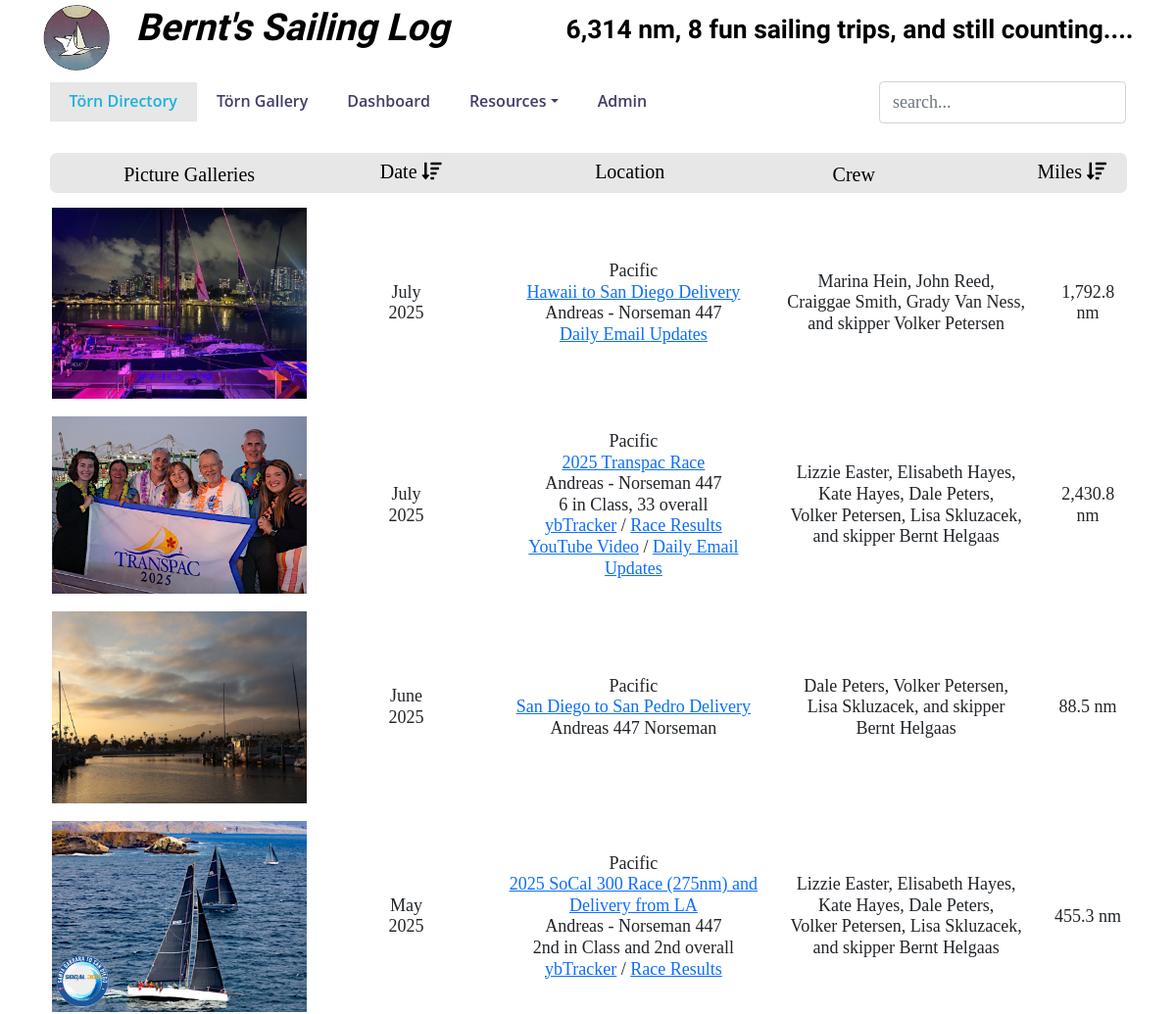
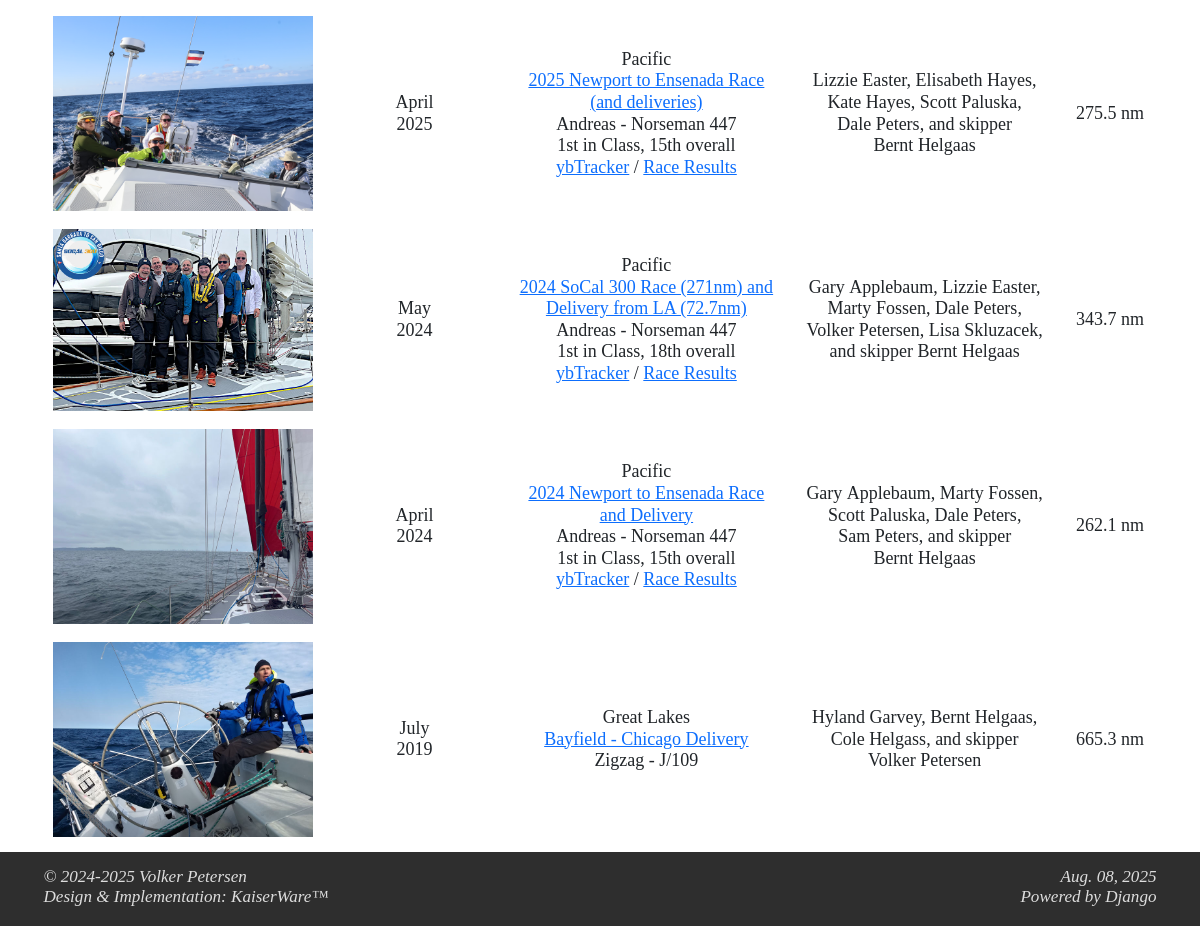
The page / on the database its author committed (2 pictures, top to bottom).
### toerns/models.py (models this page shows, shortened)
class toerndirectory(models.Model):
    geoChoices = (
        ('Atlantic', u'Atlantic'),
        ('Baltic', u'Baltic'),
        ('Caribbean', u'Caribbean'),
        ('Coratia', u'Croatia'),
        ('Great Lakes', u'Great Lakes'),
        ('Pacific', u'Pacific')
    )
    id = models.AutoField(primary_key=True)
    startDate = models.DateField(help_text="date in YYYY-MM-DD format")
    endDate = models.DateField(help_text="date in YYYY-MM-DD format")
    destination = models.CharField(blank=True, null=True, max_length=150)
    georegion = models.CharField(blank=True, null=True, max_length=40, choices=geoChoices,
                                 help_text="Atlantic, Baltic, Caribbean, Croatia, Great Lakes, Pacific")
    maptable = models.CharField(blank=True, null=True, max_length=100,
                                help_text="name of the Google Maps waypoints table")
    boat = models.CharField(blank=True, null=True, max_length=810)
    miles = models.DecimalField(null=True, max_digits=8, decimal_places=2)
    daysAtSea = models.IntegerField()
    skipper = models.ManyToManyField(CrewMembers, blank=True, related_name='skipperToern')
    crew = models.ManyToManyField(CrewMembers, blank=True, related_name='crewToern')
    image = models.CharField(blank=True, null=True, max_length=100)
    picturelink = models.CharField(blank=True, null=True, max_length=200)
    class Meta:
        managed = True
        db_table = "ToernDirectory"
        verbose_name_plural = 'Toern Directory'

class CrewMembers(models.Model):
    firstName = models.CharField(max_length=50)
    lastName = models.CharField(max_length=50)
    email = models.CharField(max_length=50, blank=True)
    skills = models.ManyToManyField(SailingSkills, blank=True)
    class Meta:
        managed = True
        db_table = "CrewMembers"
        verbose_name_plural = 'Crew Members'
        ordering = ['lastName', 'firstName']

### toerns/views.py (the view)
# urls.py: re_path(r"^$", views.index, name="Directory"),
def index(request):
    return render(request, "toerns/index.html",
                  context=fetchContent(request, route="all"))

### toerns/templatetags/custom_filter.py (called while the page is built)
@register.filter(name='multi_replace')
def multi_replace(value, arg):
    replacements = arg.split(',')
    for old, new in zip(replacements[::2], replacements[1::2]):
        value = value.replace(old, new)
    return value

### templates/toerns/index.html (shortened to what this page needs)
{% extends "toerns/header.html" %}
{% load static %}
{% load humanize %}
{% load custom_filter %}
{% block content %}
    <div class="container">
		<div class="row">
			<div id="trip_table" class="col-12 table-responsive">
			<table id="toern_table" class="table table-hover borderless searchless no-footer display wrap" cellspacing="0">
			<tbody class="bodytext">
			{% for trip in trips %}
				{% with
					destination=trip.georegion|add:"<br /><a href='plotRoute/"|add:trip.maptable|add:"' target='_blank'>"|add:trip.destination|add:"</a>"
					yacht=trip.boat|multi_replace:"linefeed,<br>,openLink,<a,closeLink,</a>,pdf/,../static/pdf/,&#34;,'"
					img_caption=trip.destination
					img_error=" onerror='imgErrorTripPicture(this)' />"
				%}
				{% if is_mobile %}
				<tr class="bodytext">
					<td class="container responsive">
						<div class="row row-padding">
							<div class="col-12 no-padding">
								{% if trip.picturelink %}
									{% with
										picture1="<a href='"|add:trip.picturelink|add:"' target='_blank'><img class='img-fluid'"
										picture2=" border='0px' src='static/"|add:trip.image|add:"' title='Click here for all trip images!' alt='"|add:img_caption|add:"'"|add:img_error|add:"</a>"
									%}
									{{ picture1|safe }}{{ picture2|safe }}
									{% endwith %}
								{% else %}
									{% with
										picture1="<img class='img-fluid'"
										picture2=" border='0px' src='static/"|add:trip.image|add:"' title='Click here for all trip images!' alt='"|add:img_caption|add:"'"|add:img_error
									%}
									{{ picture1|safe }}{{ picture2|safe }}
									{% endwith %}
								{% endif %}
							</div>
						</div>
						<div class="row row-padding">
							<div class="col-2 no-padding">When:</div>
							<div class="col-10 no-padding">
								{{ trip.startDate|date:"F" }}&nbsp;{{ trip.startDate|date:"Y" }}
							</div>
						</div>
						<div class="row row-padding">
							<div class="col-2 no-padding">Where:</div>
							<div class="col-10 no-padding">
								{{ destination|safe }}<br />{{ yacht|safe }}
							</div>
						</div>
						<div class="row row-padding">
							<div class="col-2 no-padding">Who:</div>
							<div class="col-10 no-padding">
								{% for crew in trip.crew.all|dictsort:"lastName" %}
									{{ crew.firstName }}&nbsp;{{ crew.lastName }},
								{% endfor %}
								{% for skipper in trip.skipper.all %}
									and skipper {{ skipper.firstName }}&nbsp;{{ skipper.lastName }}
								{% endfor %}
							</div>
						</div>
						<div class="row row-padding">
							<div class="col-2 no-padding">Miles:</div>
							<div id="miles" class="col-10 no-padding">
								{{ trip.miles|floatformat:1|intcomma }} nm
							</div>
						</div>
						<div class="row row-padding">
							<div class="col-12 no-padding hr-rule"></div>
						</div>
					</td>
				</tr>
				{% else %}
				<tr class="bodytext">
					<td class="text-center col-3 align-middle">
						{% if trip.picturelink %}
							{% with
								picture1="<a href='"|add:trip.picturelink|add:"' target='_blank'><img class='img-fluid enlarge'"
								picture2=" border='0px' src='static/"|add:trip.image|add:"' title='Click here for all trip images!' alt='"|add:img_caption|add:"'"|add:img_error|add:"</a>"
							%}
							{{ picture1|safe }}{{ picture2|safe }}
							{% endwith %}
						{% else %}
							{% with
								picture1="<img class='img-fluid enlarge'"
								picture2=" border='0px' src='static/"|add:trip.image|add:"' title='No picture album available' alt='"|add:img_caption|add:"'"|add:img_error
							%}
							{{ picture1|safe }}{{ picture2|safe }}
							{% endwith %}
						{% endif %}
					</td>
					<td class="text-center col-2 align-middle">
						{{ trip.startDate|date:"F" }}<br>{{ trip.startDate|date:"Y" }}
					</td>
					<td class="text-center col-3 align-middle">
						{{ destination|safe }}<br />{{ yacht|safe }}
					</td>
					<td class="text-center col-3 align-middle">
						{% for crew in trip.crew.all|dictsort:"lastName" %}
							{{ crew.firstName }}&nbsp;{{ crew.lastName }},
						{% endfor %}
						{% for skipper in trip.skipper.all %}
							and skipper {{ skipper.firstName }}&nbsp;{{ skipper.lastName }}
						{% endfor %}
					</td>
					<td class="text-center col-1 align-middle" id="miles">
						{{ trip.miles|floatformat:1|intcomma }} nm
					</td>
				</tr>
				{% endif %}
			{% endwith %}
			{% endfor %}
			</tbody>
			</table>
			</div>
		</div>
    </div>
{% endblock %}

### static/css/SailingLog.css (style rules this page uses)
body, html { height: 100%; width: 100%; margin: 0px; font-family: 'Palatino, sans-serif'; font-weight: 400; font-size: 18px !important; line-height: 1.20 !important; color:#000000; }
.borderless tbody tr td, .borderless thead tr th { border: none !important; }

### rows shown on the page
toerndirectory: shows a picture, startDate "July", startDate "2025", destination "Pacific Hawaii to San Diego Delivery", yacht "Andreas - Norseman 447 Daily Email Updates", miles "1,792.8"
CrewMembers: firstName "Marina", lastName "Hein"
CrewMembers: firstName "John", lastName "Reed"
CrewMembers: firstName "Craiggae", lastName "Smith"
CrewMembers: firstName "Grady", lastName "Van Ness"
CrewMembers: firstName "Volker", lastName "Petersen"
toerndirectory: shows a picture, startDate "July", startDate "2025", destination "Pacific 2025 Transpac Race", yacht "Andreas - Norseman 447 6 in Class, 33 overall ybTracker / Race Results YouTube Video / Daily Email Updates", miles "2,430.8"
CrewMembers: firstName "Lizzie", lastName "Easter"
CrewMembers: firstName "Elisabeth", lastName "Hayes"
CrewMembers: firstName "Kate", lastName "Hayes"
CrewMembers: firstName "Dale", lastName "Peters"
CrewMembers: firstName "Lisa", lastName "Skluzacek"
CrewMembers: firstName "Bernt", lastName "Helgaas"
toerndirectory: shows a picture, startDate "June", startDate "2025", destination "Pacific San Diego to San Pedro Delivery", boat "Andreas 447 Norseman", miles "88.5"
toerndirectory: shows a picture, startDate "May", startDate "2025", destination "Pacific 2025 SoCal 300 Race (275nm) and Delivery from LA", yacht "Andreas - Norseman 447 2nd in Class and 2nd overall ybTracker / Race Results", miles "455.3"
toerndirectory: shows a picture, startDate "April", startDate "2025", destination "Pacific 2025 Newport to Ensenada Race (and deliveries)", yacht "Andreas - Norseman 447 1st in Class, 15th overall ybTracker / Race Results", miles "275.5"
CrewMembers: firstName "Scott", lastName "Paluska"
toerndirectory: shows a picture, startDate "May", startDate "2024", destination "Pacific 2024 SoCal 300 Race (271nm) and Delivery from LA (72.7nm)", yacht "Andreas - Norseman 447 1st in Class, 18th overall ybTracker / Race Results", miles "343.7"
CrewMembers: firstName "Gary", lastName "Applebaum"
CrewMembers: firstName "Marty", lastName "Fossen"
toerndirectory: shows a picture, startDate "April", startDate "2024", destination "Pacific 2024 Newport to Ensenada Race and Delivery", yacht "Andreas - Norseman 447 1st in Class, 15th overall ybTracker / Race Results", miles "262.1"
CrewMembers: firstName "Sam", lastName "Peters"
toerndirectory: shows a picture, startDate "July", startDate "2019", destination "Great Lakes Bayfield - Chicago Delivery", boat "Zigzag - J/109", miles "665.3"
CrewMembers: firstName "Hyland", lastName "Garvey"
CrewMembers: firstName "Cole", lastName "Helgass"
